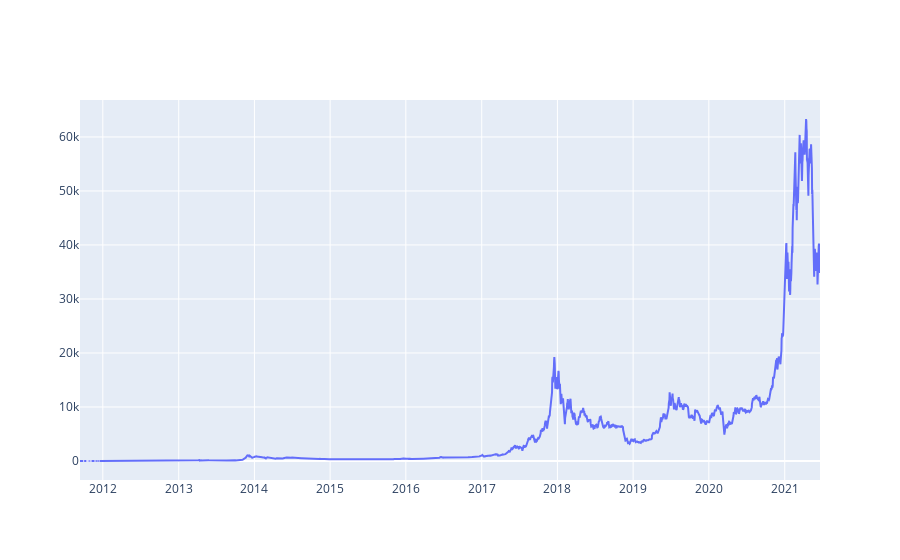

Write notebook code for a chart like this one.
### Code cell


### Figure 1 — Plotly figure (JSON) as saved in the notebook; plotly's stock layout.template omitted (floating-point values rounded to 4 significant figures; data arrays with more than 128 entries replaced by an {"elided": "..."} marker saying what was removed)
{"data": [{"type": "scatter", "x": {"elided": "3560 str values"}, "y": {"elided": "3560 float values"}}], "layout": {"autosize": true, "xaxis": {"autorange": true, "range": ["2011-09-13", "2021-06-20"], "type": "date"}, "yaxis": {"autorange": true, "range": [-3515.0, 66840.0], "type": "linear"}}}
